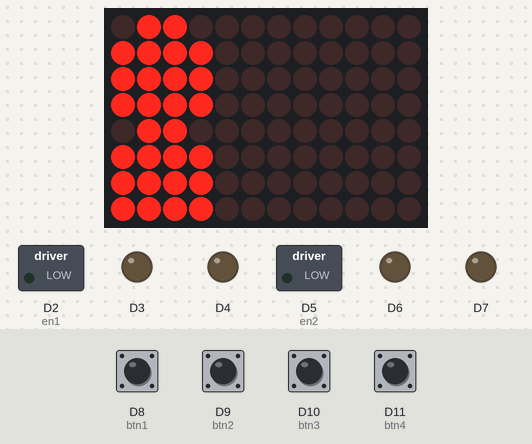
Recording of a sketch running on a simulated Arduino Uno R4 WiFi. Parts: 12×8 LED matrix, switched loads named in the sketch (green lamp = pin HIGH), output pins drawn as LEDs (lit = HIGH). The inputs (shaded band) are chosen by the test bench; at power-on: D8 (btn1), D9 (btn2), D10 (btn3), D11 (btn4) HIGH.

Above: at 1.2 s.
1.3 s: D8 (btn1) pulled LOW for 0.15 s
At 2.6 s:
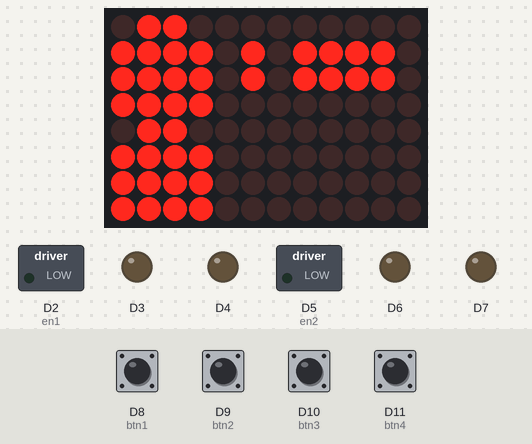
2.9 s: D9 (btn2) pulled LOW for 0.15 s
At 3.4 s:
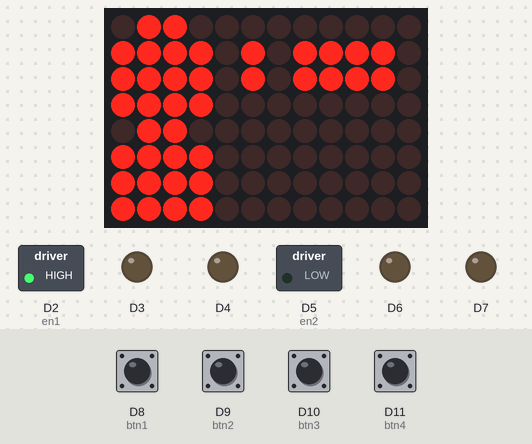
4.5 s: D8 (btn1) pulled LOW for 1 s
At 5.21 s:
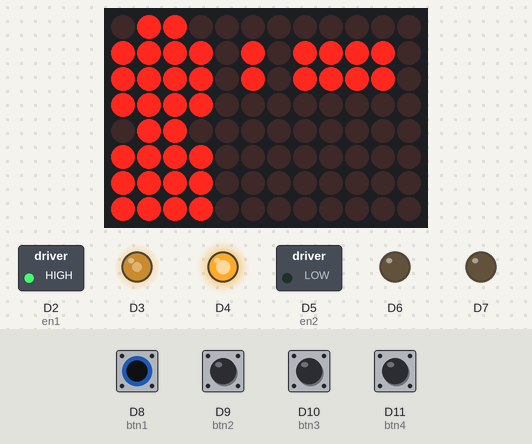
6.1 s: D8 (btn1) pulled LOW for 0.15 s
At 6.46 s:
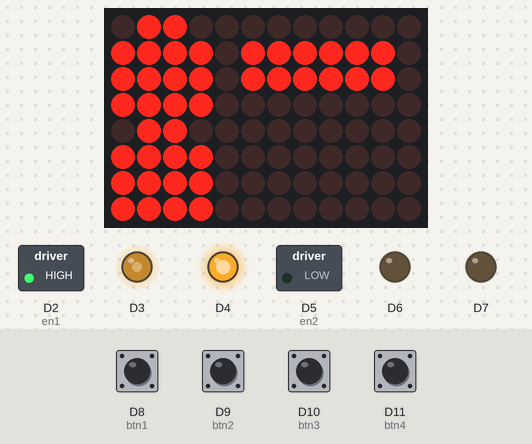
6.8 s: D9 (btn2) pulled LOW for 1 s
At 8.4 s:
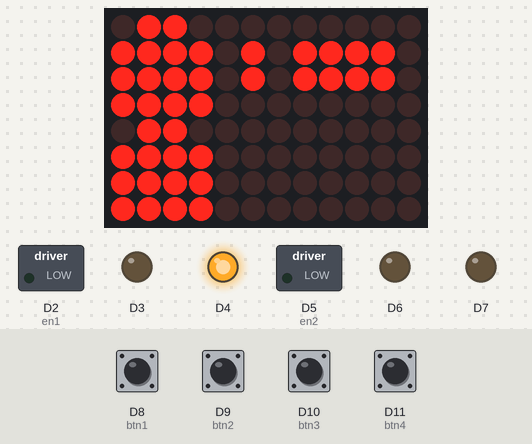
9.3 s: D10 (btn3) pulled LOW for 0.15 s
At 9.7 s:
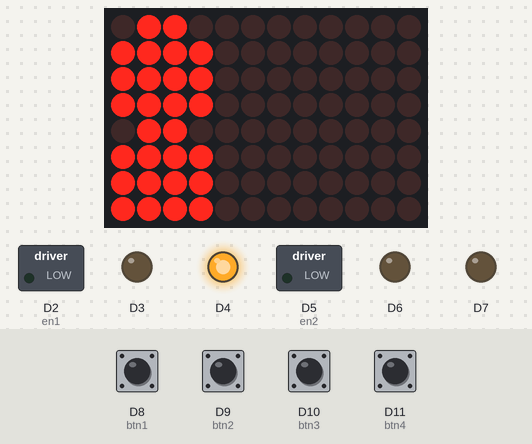
Timing chart, 0 to 11.9 s (numbered marks = the images above; inputs shaded):
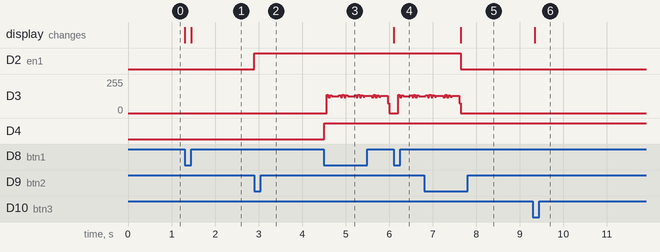

The sketch:

sketch_feb4a.ino
```cpp
#include "Arduino_LED_Matrix.h"

/* BUTTON LAYOUT REFERENCE:
 *
 * IDLE MODE:
 *   Button 1 (pin 8):  Enter MOTOR 1 MODE
 *   Button 2 (pin 9):  Enter MOTOR 2 MODE
 *   Button 3 (pin 10): (unused)
 *   Button 4 (pin 11): (unused)
 *
 * MOTOR 1 MODE:
 *   Button 1: RUN Motor 1
 *   Button 2: TOGGLE LOCK Motor 1
 *   Button 3: Enter SPEED submenu for Motor 1
 *   Button 4: BACK to IDLE
 *
 * MOTOR 1 SPEED SUBMENU:
 *   Button 1: Speed UP for Motor 1 (cycles 0.5s→1s→2s→4s→8s→16s)
 *   Button 2: Speed DOWN for Motor 1 (cycles 16s→8s→4s→2s→1s→0.5s)
 *   Button 3: (unused)
 *   Button 4: BACK to MOTOR 1 MODE
 *
 * MOTOR 2 MODE:
 *   Button 1: RUN Motor 2
 *   Button 2: TOGGLE LOCK Motor 2
 *   Button 3: Enter SPEED submenu for Motor 2
 *   Button 4: BACK to IDLE
 *
 * MOTOR 2 SPEED SUBMENU:
 *   Button 1: Speed UP for Motor 2 (cycles 0.5s→1s→2s→4s→8s→16s)
 *   Button 2: Speed DOWN for Motor 2 (cycles 16s→8s→4s→2s→1s→0.5s)
 *   Button 3: (unused)
 *   Button 4: BACK to MOTOR 2 MODE
 *
 * DISPLAY (Folder-based UI):
 *   Layout (8x12 LED matrix):
 *     Rows 0-2: Motor 1 folder (3 pixels high)
 *     Row 3:    Motor 1 speed indicator (2x1 LED pairs, 1-6 pairs)
 *     Rows 4-6: Motor 2 folder (3 pixels high)
 *     Row 7:    Motor 2 speed indicator (2x1 LED pairs, 1-6 pairs)
 *
 *   IDLE MODE:
 *     - Both folders closed, speed indicators visible below each
 *
 *   MOTOR MODE (folder open):
 *     - Selected folder shows "open" with 3 menu item icons:
 *       · RUN icon (play triangle, filled when active)
 *       · LOCK icon (solid when locked, outline when unlocked)
 *       · SPEED icon (bars)
 *     - Speed indicator always visible below folder
 *
 *   SPEED SUBMENU:
 *     - Open folder with speed indicator below showing current setting
 *     - Speed shown as 2x1 LED pairs: 1 pair=0.5s, 2=1s, 3=2s, 4=4s, 5=8s, 6=16s
 */

ArduinoLEDMatrix matrix;

// Motor 1 Pins
const int en1 = 2, step1 = 3, dir1 = 4;

// Motor 2 Pins
const int en2 = 5, step2 = 6, dir2 = 7;

// Button Pins
const int btn1 = 8, btn2 = 9, btn3 = 10, btn4 = 11;

// State Machine
enum State { IDLE, MOTOR1_MODE, MOTOR1_SPEED, MOTOR2_MODE, MOTOR2_SPEED };
State currentState = IDLE;

// Motor States
bool lock1 = false;
bool lock2 = false;

// Speed Settings (each motor has its own speed)
// Speed index: 0=0.5s, 1=1s, 2=2s, 3=4s, 4=8s, 5=16s (6 total speeds)
int speedIndex1 = 1; // Motor 1 starts at 1s
int speedIndex2 = 1; // Motor 2 starts at 1s

/* SPEED CALCULATION MATH:
 * Given: 200 steps total, need timing from step 31 (55°) to step 169 (305°) = 139 steps
 *
 * For desired duration D (in seconds):
 * - Total microseconds: D × 1,000,000
 * - Microseconds per step: (D × 1,000,000) / 139
 * - Each step has 2 phases (HIGH + LOW), so delay per phase: (D × 1,000,000) / (139 × 2)
 *
 * Simplified: delay_microseconds = (D × 1,000,000) / 278
 *
 * For our speeds:
 * 0.5s: (0.5 × 1,000,000) / 278 = 1,799 μs
 * 1s:   (1.0 × 1,000,000) / 278 = 3,597 μs
 * 2s:   (2.0 × 1,000,000) / 278 = 7,194 μs
 * 4s:   (4.0 × 1,000,000) / 278 = 14,388 μs
 * 8s:   (8.0 × 1,000,000) / 278 = 28,776 μs
 * 16s:  (16.0 × 1,000,000) / 278 = 57,554 μs
 */
const unsigned long speedDelays[6] = {
  1799,    // 0.5s
  3597,    // 1s
  7194,    // 2s
  14388,   // 4s
  28776,   // 8s
  57554    // 16s
};

// Display
uint8_t frame[8][12] = {0};

// Button debouncing
bool lastBtn1 = false, lastBtn2 = false, lastBtn3 = false, lastBtn4 = false;

void setup() {
  matrix.begin();

  // Setup motor pins
  int outputs[] = {en1, step1, dir1, en2, step2, dir2};
  for(int p : outputs) pinMode(p, OUTPUT);

  // Setup button pins
  int inputs[] = {btn1, btn2, btn3, btn4};
  for(int p : inputs) pinMode(p, INPUT_PULLUP);

  // Start both motors unlocked (sleep mode)
  digitalWrite(en1, LOW);
  digitalWrite(en2, LOW);
}

void loop() {
  // Read buttons with debouncing
  bool btn1Pressed = (digitalRead(btn1) == LOW) && !lastBtn1;
  bool btn2Pressed = (digitalRead(btn2) == LOW) && !lastBtn2;
  bool btn3Pressed = (digitalRead(btn3) == LOW) && !lastBtn3;
  bool btn4Pressed = (digitalRead(btn4) == LOW) && !lastBtn4;

  lastBtn1 = (digitalRead(btn1) == LOW);
  lastBtn2 = (digitalRead(btn2) == LOW);
  lastBtn3 = (digitalRead(btn3) == LOW);
  lastBtn4 = (digitalRead(btn4) == LOW);

  // State machine logic
  switch(currentState) {
    case IDLE:
      if (btn1Pressed) {
        currentState = MOTOR1_MODE;
      }
      else if (btn2Pressed) {
        currentState = MOTOR2_MODE;
      }
      // Button 3 unused in IDLE
      // Button 4 unused in IDLE
      break;

    case MOTOR1_MODE:
      if (btn1Pressed) {
        // RUN Motor 1
        runMotor(en1, step1, dir1, lock1, speedIndex1);
      }
      else if (btn2Pressed) {
        // TOGGLE LOCK Motor 1
        lock1 = !lock1;
        digitalWrite(en1, lock1 ? HIGH : LOW);
      }
      else if (btn3Pressed) {
        // Enter SPEED submenu for Motor 1
        currentState = MOTOR1_SPEED;
      }
      else if (btn4Pressed) {
        // BACK to IDLE
        currentState = IDLE;
      }
      break;

    case MOTOR1_SPEED:
      if (btn1Pressed) {
        // Speed UP for Motor 1
        speedIndex1 = (speedIndex1 + 1) % 6;
      }
      else if (btn2Pressed) {
        // Speed DOWN for Motor 1
        speedIndex1 = (speedIndex1 - 1 + 6) % 6;
      }
      else if (btn4Pressed) {
        // BACK to MOTOR1_MODE
        currentState = MOTOR1_MODE;
      }
      break;

    case MOTOR2_MODE:
      if (btn1Pressed) {
        // RUN Motor 2
        runMotor(en2, step2, dir2, lock2, speedIndex2);
      }
      else if (btn2Pressed) {
        // TOGGLE LOCK Motor 2
        lock2 = !lock2;
        digitalWrite(en2, lock2 ? HIGH : LOW);
      }
      else if (btn3Pressed) {
        // Enter SPEED submenu for Motor 2
        currentState = MOTOR2_SPEED;
      }
      else if (btn4Pressed) {
        // BACK to IDLE
        currentState = IDLE;
      }
      break;

    case MOTOR2_SPEED:
      if (btn1Pressed) {
        // Speed UP for Motor 2
        speedIndex2 = (speedIndex2 + 1) % 6;
      }
      else if (btn2Pressed) {
        // Speed DOWN for Motor 2
        speedIndex2 = (speedIndex2 - 1 + 6) % 6;
      }
      else if (btn4Pressed) {
        // BACK to MOTOR2_MODE
        currentState = MOTOR2_MODE;
      }
      break;
  }

  drawInterface();
  delay(50); // Small delay for stability
}

void runMotor(int en, int step, int dir, bool isLocked, int motorSpeedIndex) {
  digitalWrite(en, HIGH); // Wake up motor
  digitalWrite(dir, HIGH);

  unsigned long delayTime = speedDelays[motorSpeedIndex];

  // Run 200 steps at constant speed
  for(int x = 0; x < 200; x++) {
    digitalWrite(step, HIGH);
    safeDelay(delayTime);
    digitalWrite(step, LOW);
    safeDelay(delayTime);
  }

  // Return to locked/unlocked state
  digitalWrite(en, isLocked ? HIGH : LOW);
}

// Safe delay function that handles both small and large delays
// delayMicroseconds() can be unreliable above ~3000 microseconds on some boards
void safeDelay(unsigned long microseconds) {
  if (microseconds > 3000) {
    // Use delay() for milliseconds part
    unsigned long ms = microseconds / 1000;
    unsigned long us = microseconds % 1000;
    delay(ms);
    if (us > 0) {
      delayMicroseconds(us);
    }
  } else {
    delayMicroseconds(microseconds);
  }
}

void drawInterface() {
  memset(frame, 0, sizeof(frame));

  switch(currentState) {
    case IDLE:
      // Motor 1: closed folder + speed indicator
      drawFolder(0, 0, false);
      drawSpeedBar(3, speedIndex1);

      // Motor 2: closed folder + speed indicator
      drawFolder(0, 4, false);
      drawSpeedBar(7, speedIndex2);
      break;

    case MOTOR1_MODE:
      // Motor 1: open folder with menu items
      drawFolder(0, 0, true);
      drawMenuItem(5, 0, 0, (digitalRead(btn1) == LOW)); // RUN
      drawMenuItem(7, 0, 1, lock1);                       // LOCK
      drawMenuItem(9, 0, 2, false);                       // SPEED
      drawSpeedBar(3, speedIndex1);

      // Motor 2: closed folder + speed indicator
      drawFolder(0, 4, false);
      drawSpeedBar(7, speedIndex2);
      break;

    case MOTOR1_SPEED:
      // Motor 1: open folder showing speed adjustment
      drawFolder(0, 0, true);
      drawSpeedBar(3, speedIndex1); // Highlight speed

      // Motor 2: closed folder + speed indicator
      drawFolder(0, 4, false);
      drawSpeedBar(7, speedIndex2);
      break;

    case MOTOR2_MODE:
      // Motor 1: closed folder + speed indicator
      drawFolder(0, 0, false);
      drawSpeedBar(3, speedIndex1);

      // Motor 2: open folder with menu items
      drawFolder(0, 4, true);
      drawMenuItem(5, 4, 0, (digitalRead(btn1) == LOW)); // RUN
      drawMenuItem(7, 4, 1, lock2);                       // LOCK
      drawMenuItem(9, 4, 2, false);                       // SPEED
      drawSpeedBar(7, speedIndex2);
      break;

    case MOTOR2_SPEED:
      // Motor 1: closed folder + speed indicator
      drawFolder(0, 0, false);
      drawSpeedBar(3, speedIndex1);

      // Motor 2: open folder showing speed adjustment
      drawFolder(0, 4, true);
      drawSpeedBar(7, speedIndex2); // Highlight speed
      break;
  }

  matrix.renderBitmap(frame, 8, 12);
}

// Draw a folder icon (closed or open) - 3 pixels high
void drawFolder(int x, int y, bool open) {
  if (open) {
    // Open folder shape (3 high)
    frame[y][x+1] = 1; frame[y][x+2] = 1; // Tab
    frame[y+1][x] = 1; frame[y+1][x+1] = 1; frame[y+1][x+2] = 1; frame[y+1][x+3] = 1; // Top (open)
    frame[y+2][x] = 1; frame[y+2][x+1] = 1; frame[y+2][x+2] = 1; frame[y+2][x+3] = 1; // Bottom
  } else {
    // Closed folder shape (3 high)
    frame[y][x+1] = 1; frame[y][x+2] = 1; // Tab
    frame[y+1][x] = 1; frame[y+1][x+1] = 1; frame[y+1][x+2] = 1; frame[y+1][x+3] = 1; // Middle (filled)
    frame[y+2][x] = 1; frame[y+2][x+1] = 1; frame[y+2][x+2] = 1; frame[y+2][x+3] = 1; // Bottom (filled)
  }
}

// Draw speed indicator as 2x1 LED blocks (6 speeds = 6 pairs max)
// row: which row to draw on (3 for motor1, 7 for motor2)
void drawSpeedBar(int row, int speedIdx) {
  // Draw (speedIdx + 1) pairs of 2x1 LEDs
  int numPairs = speedIdx + 1; // 1 to 6 pairs
  for (int i = 0; i < numPairs && i < 6; i++) {
    int x = i * 2; // Each pair is 2 pixels wide
    frame[row][x] = 1;
    frame[row][x + 1] = 1;
  }
}

// Draw a menu item icon
// itemType: 0=RUN, 1=LOCK, 2=SPEED
void drawMenuItem(int x, int y, int itemType, bool active) {
  switch(itemType) {
    case 0: // RUN - Play triangle (2 high)
      frame[y+1][x] = 1;
      frame[y+2][x] = 1;
      if (active) {
        frame[y+1][x+1] = 1; // Filled when active
        frame[y+2][x+1] = 1;
      }
      break;

    case 1: // LOCK - Lock icon (2 high)
      if (active) {
        // Locked (solid 2x2)
        frame[y+1][x] = 1; frame[y+1][x+1] = 1;
        frame[y+2][x] = 1; frame[y+2][x+1] = 1;
      } else {
        // Unlocked (outline)
        frame[y+1][x] = 1; frame[y+1][x+1] = 1;
        frame[y+2][x] = 1; frame[y+2][x+1] = 1;
      }
      break;

    case 2: // SPEED - Three horizontal bars (2 high)
      frame[y+1][x] = 1; frame[y+1][x+1] = 1;
      frame[y+2][x] = 1; frame[y+2][x+1] = 1;
      break;
  }
}

// Draw speed indicator as horizontal bars
void drawSpeedIndicator(int x, int y, int speedIdx) {
  // Draw (speedIdx + 1) bars horizontally
  int numBars = speedIdx + 1; // 1 to 6 bars
  for (int i = 0; i < numBars && i < 6; i++) {
    frame[y][x + i] = 1;
    frame[y + 1][x + i] = 1;
  }
}

void drawBox(int x, int y, bool filled) {
  for(int i=0; i<4; i++) {
    frame[y][x + i] = 1;         // Top
    frame[y + 3][x + i] = 1;     // Bottom
    frame[y + i][x] = 1;         // Left
    frame[y + i][x + 3] = 1;     // Right
  }
  if (filled) {
    frame[y+1][x+1] = 1;
    frame[y+1][x+2] = 1;
    frame[y+2][x+1] = 1;
    frame[y+2][x+2] = 1;
  }
}
```

Measured:
- after the input at 1.3 s, the display: first changes at once (image 1 shows a later state)
- after the input at 2.9 s, D2 (en1): LOW → HIGH at once
- after the input at 4.5 s, D4: LOW → HIGH at once
- after the input at 6.1 s, the display: changes at once (image 4)
- after the input at 6.8 s, D2 (en1): HIGH → LOW after 0.84 s
- after the input at 9.3 s, the display: changes at once (image 6)
